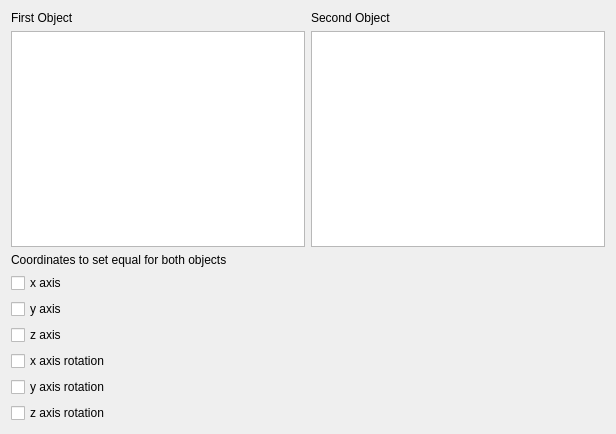
<?xml version="1.0" encoding="UTF-8"?>
<ui version="4.0">
 <class>Dialog</class>
 <widget class="QDialog" name="Dialog">
  <property name="geometry">
   <rect>
    <x>0</x>
    <y>0</y>
    <width>616</width>
    <height>434</height>
   </rect>
  </property>
  <property name="windowTitle">
   <string>Dialog</string>
  </property>
  <layout class="QGridLayout" name="gridLayout">
   <item row="2" column="0" colspan="2">
    <widget class="QLabel" name="label_3">
     <property name="text">
      <string>Coordinates to set equal for both objects</string>
     </property>
    </widget>
   </item>
   <item row="0" column="1">
    <widget class="QLabel" name="label_2">
     <property name="text">
      <string>Second Object</string>
     </property>
    </widget>
   </item>
   <item row="0" column="0">
    <widget class="QLabel" name="label">
     <property name="text">
      <string>First Object</string>
     </property>
    </widget>
   </item>
   <item row="4" column="0" colspan="2">
    <widget class="QCheckBox" name="yCheck">
     <property name="text">
      <string>y axis</string>
     </property>
    </widget>
   </item>
   <item row="6" column="0">
    <widget class="QCheckBox" name="xrotCheck">
     <property name="text">
      <string>x axis rotation</string>
     </property>
    </widget>
   </item>
   <item row="7" column="0">
    <widget class="QCheckBox" name="yrotCheck">
     <property name="text">
      <string>y axis rotation</string>
     </property>
    </widget>
   </item>
   <item row="1" column="1">
    <widget class="QListWidget" name="secondObjectList"/>
   </item>
   <item row="1" column="0">
    <widget class="QListWidget" name="firstObjectList"/>
   </item>
   <item row="5" column="0" colspan="2">
    <widget class="QCheckBox" name="zCheck">
     <property name="text">
      <string>z axis</string>
     </property>
     <property name="checked">
      <bool>false</bool>
     </property>
    </widget>
   </item>
   <item row="3" column="0" colspan="2">
    <widget class="QCheckBox" name="xCheck">
     <property name="text">
      <string>x axis</string>
     </property>
    </widget>
   </item>
   <item row="8" column="0">
    <widget class="QCheckBox" name="zrotCheck">
     <property name="text">
      <string>z axis rotation</string>
     </property>
    </widget>
   </item>
  </layout>
 </widget>
 <resources/>
 <connections/>
</ui>
